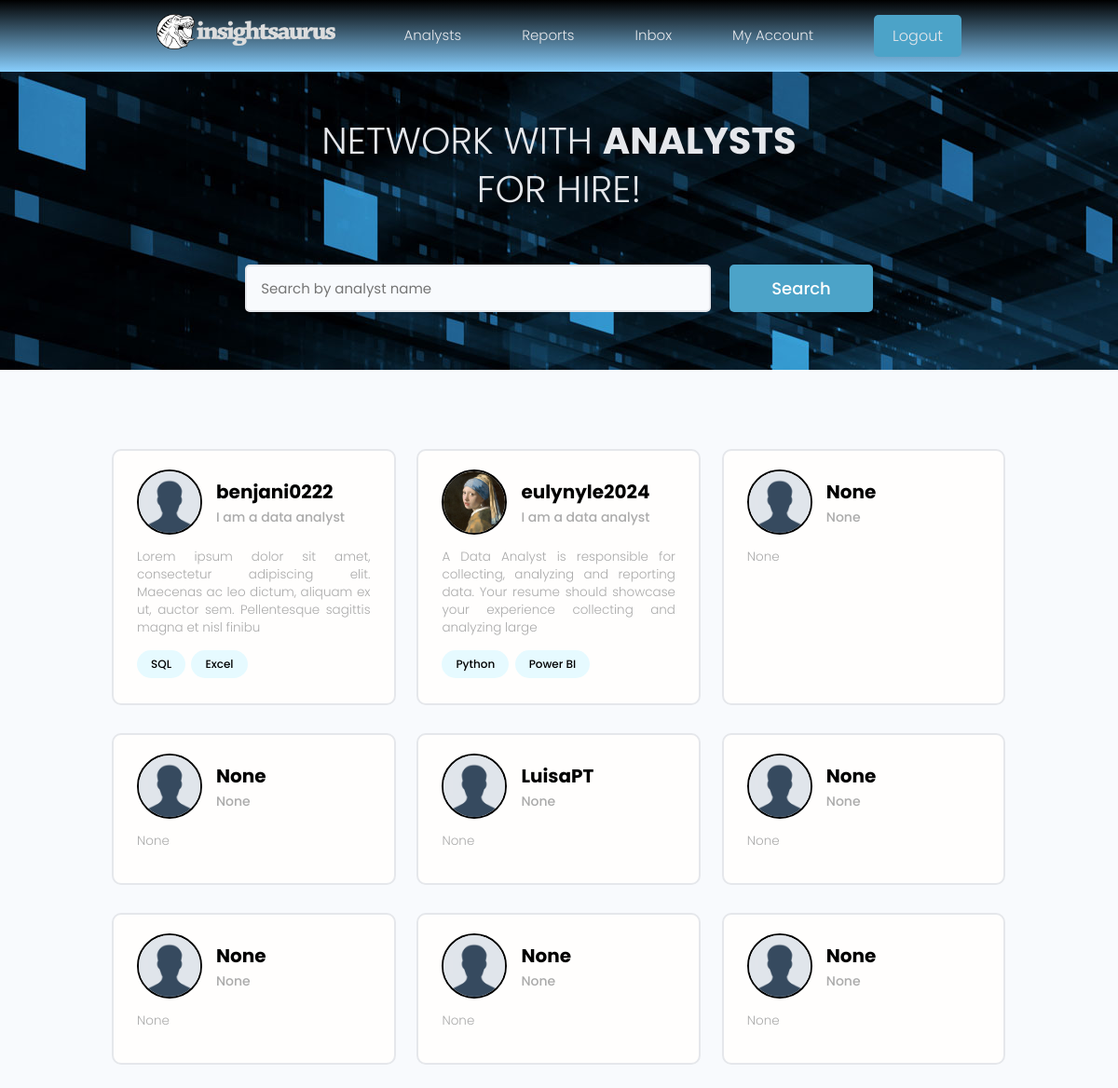
Screenshot of /users/ (signed in) with the database file from the repository.
### users/models.py (models this page shows, shortened)
class Profile(models.Model):
    user = models.OneToOneField(User, on_delete=models.CASCADE, null=True, blank=True)
    name = models.CharField(max_length=200, blank=True, null=True)
    email = models.EmailField(max_length=200, blank=True, null=True)
    username = models.CharField(max_length=200, blank=True, null=True)
    location = models.CharField(max_length=200, blank=True, null=True)
    short_bio = models.CharField(max_length=200, blank=True, null=True)
    bio = models.CharField(max_length=2000, blank=True, null=True)
    profile_image = models.ImageField(null=True, blank=True, upload_to='profiles/', default="profiles/default-profile.png")
    available = models.BooleanField(default=False)
    created = models.DateTimeField(auto_now_add=True)
    id_num = models.UUIDField(default=uuid.uuid4, unique=True, primary_key=True, editable=False)

class Skill(models.Model):
    owner = models.ForeignKey(Profile, on_delete=models.CASCADE, null=True, blank=True)
    name = models.CharField(max_length=200, blank=True, null=True)
    description = models.TextField(null=True, blank=True)
    created = models.DateTimeField(auto_now_add=True)
    id_num = models.UUIDField(default=uuid.uuid4, unique=True, primary_key=True, editable=False)
    def __str__(self):
        return str(self.name)

### users/views.py (the view)
# urls.py: path('', views.profiles, name="profiles"),
def profiles(request):
    profiles = Profile.objects.all()
    context = {'profiles': profiles}
    return render(request, 'users/profiles.html', context)

### users/templates/users/profiles.html (shortened to what this page needs)
{% extends 'main.html' %}
{% block content %}
<main class="home">
    <section class="hero-section text-center">
      <div class="container container--narrow">
        <div class="hero-section__box">
          <h2>NETWORK WITH <span>ANALYSTS</span></h2>
          <h2>FOR HIRE!</h2>
        </div>
        <div class="hero-section__search">
          <form class="form" action="#" method="get">
            <div class="form__field">
              <input class="input input--text" id="formInput#search" type="text" name="text"
                placeholder="Search by analyst name" />
            </div>
            <input class="btn btn--sub btn--lg" type="submit" value="Search" />
          </form>
        </div>
      </div>
    </section>
    <section class="devlist">
      <div class="container">
        <div class="grid grid--three">
          {% for profile in profiles %}
          <div class="column card">
            <div class="dev">
              <a href="{% url 'user-profile' profile.id_num %}" class="card__body">
                <div class="dev__profile">
                  <img class="avatar avatar--md" src="{{ profile.profile_image.url }}" alt="image" />
                  <div class="dev__meta">
                    <h3>{{ profile.username }}</h3>
                    <h5>{{ profile.short_bio|slice:"50" }}</h5>
                  </div>
                </div>
                <p class="dev__info">{{ profile.bio|slice:"150" }}</p>
                <div class="dev__skills">
                  {% for skill in profile.skill_set.all|slice:"5" %}
                  <span class="tag tag--pill tag--main">
                    <small>{{skill}}</small>
                  </span>
                  {% endfor %}
                </div>
              </a>
            </div>
          </div>
          {% endfor %}
        </div>
      </div>
    </section>
  </main>
{% endblock content %}

### static/styles/app.css (style rules this page uses)
:root { --color-sub: #000000; }
.btn--sub { background-color: var(--color-sub-light); }
.card { border: 2px solid var(--color-light); }
img { width: 100%; }
.hero-section.text-center { background: url(../images/data-analysis.jpg); }
.hero-section { height: 40vh; display: flex; align-items: center; }
.hero-section__box { margin-bottom: 4rem; }
.hero-section__box > h2, .hero-section__box > h2 > span { font-size: 4rem; color: var(--color-light); line-height: 1.3; text-transform: uppercase; }
.hero-section__box > h2 { font-weight: 300; }
.hero-section__box > h2 > span { font-weight: 700; }
.hero-section__search > .form { display: flex; align-items: center; justify-content: center; gap: 2rem; }
.hero-section__search > .form input.input--text { width: 50rem; }
.devlist { margin-top: 8rem; }
.devlist .grid { align-items: stretch; }
.devlist .dev .dev__profile { display: flex; align-items: center; gap: 1.5rem; }
.devlist .dev .dev__meta h3 { color: var(--color-sub); font-size: 2rem; font-weight: 700; }
.devlist .dev .dev__meta h5 { color: var(--color-text); font-size: 1.4rem; font-weight: 500; }
.devlist .dev .dev__info { margin: 1.5rem 0; font-size: 1.35rem; line-height: 1.4; text-align: justify; }

### static/uikit/styles/modules/_variables.css (style rules this page uses)
:root { --color-main: #000000; --color-main-light: #e6faff; --color-sub: #63D0B8; --color-sub-light: #4ca3c8; --color-sub-lighter: #ededfd; --color-text: #ababab; --color-gray: #8b8b8b; --color-light: #e5e7eb; --color-light-gray: #767676; --color-bg: #f8fafd; --color-white: #fffefd; --color-white-light: #f3f3f3; --color-success: #359e64; --color-success-bg: #def8e8; --color-error: #fc4b0b; --color-error-bg: #fff2ee; --font-base: 'Poppins', arial, helvetica, 'Segoe UI', roboto, ubuntu, sans-serif; --font-monospace: 'Fira Code', 'Courier New', courier, monospace; --font-regular: 300; --font-medium: 500; --font-bold: 700; --generic-shadow: 1px 1px 5px #00000010; --generic-transition: all 0.3s ease-in-out; }

### static/uikit/styles/modules/_base.css (style rules this page uses)
* { margin: 0; padding: 0; box-sizing: border-box; text-rendering: optimizeLegibility; color: inherit; font-size: inherit; }
html { font-size: 50%; }
@media only screen and (min-width: 480px) { html { font-size: 56.25%; } }
@media only screen and (min-width: 1200px) { html { font-size: 62.5%; } }
body { line-height: 1.6; font-weight: 400; font-size: 1.5rem; color: var(--color-text); background-color: var(--color-bg); min-height: 100vh; }

### static/uikit/styles/modules/_typography.css (style rules this page uses)
* { font-family: var(--font-base); }
h2 { font-size: 3.6rem; font-weight: var(--font-bold); }
h3 { font-size: 3.2rem; font-weight: var(--font-medium); }
h5 { font-size: 2.4rem; font-weight: var(--font-medium); }
h5, h6 { font-weight: var(--font-regular); }
p, span, strong { font-size: 1.6rem; color: var(--color-text); font-weight: var(--font-regular); }
a { padding-bottom: 2px; text-decoration: none; display: inline-block; color: var(--color-main); font-weight: var(--font-medium); }

### static/uikit/styles/modules/_utilities.css (style rules this page uses)
.container { width: 92%; max-width: 165rem; margin: 0 auto; box-sizing: border-box; }
.container--narrow { width: 92%; max-width: 120rem; }
@media screen and (min-width: 1000px) { .container { width: 90%; } }
@media screen and (min-width: 1000px) { .container--narrow { width: 85%; } }
@media screen and (min-width: 1200px) { .container { width: 80%; } }
@media screen and (min-width: 1200px) { .container--narrow { width: 72%; } }
.text-center { text-align: center; }

### static/uikit/styles/modules/_avatar.css (style rules this page uses)
.avatar { border-radius: 50%; border: 2px solid var(--color-main); object-fit: cover; }
.avatar--md { height: 7rem; width: 7rem; }

### static/uikit/styles/modules/_button.css (style rules this page uses)
.btn { display: inline-block; position: relative; cursor: pointer; background-color: var(--color-light); font-weight: var(--font-medium); color: var(--color-sub); text-decoration: none; padding: 1rem 2rem; border-radius: 0.5rem; border: none; width: -webkit-fit-content; width: -moz-fit-content; width: fit-content; height: -webkit-fit-content; height: -moz-fit-content; height: fit-content; font-size: 1.6rem; outline-width: 0; outline-color: transparent; -webkit-backface-visibility: hidden; backface-visibility: hidden; transition: all 0.3s ease-in-out; }
.btn--sub { background-color: var(--color-sub); color: var(--color-white); }
.btn--lg { font-size: 1.8rem; padding: 1.2rem 4.5rem; }

### static/uikit/styles/modules/_card.css (style rules this page uses)
.card { border-radius: 1rem; background-color: var(--color-white); border: 1.5px solid var(--color-light); width: auto; height: auto; margin-top: 0.5rem; margin-bottom: 0.5rem; overflow: hidden; }
.card__body, .card__header { padding: 2rem 2.5rem; }

### rows the page displays
Profile: profile_image (placeholder picture), username "benjani0222", short_bio "I am a data analyst", bio "Lorem ipsum dolor sit amet, consectetur adipiscing elit. Maecenas ac leo dictum, aliquam ex ut, auctor sem. Pellentesque sagittis magna et nisl finibu"
Skill: name "SQL"
Skill: name "Excel"
Profile: profile_image (picture), username "eulynyle2024", short_bio "I am a data analyst", bio "A Data Analyst is responsible for collecting, analyzing and reporting data. Your resume should showcase your experience collecting and analyzing large"
Skill: name "Python"
Skill: name "Power BI"
Profile: profile_image (placeholder picture), username "None", short_bio "None", bio "None"
Profile: profile_image (placeholder picture), username "None", short_bio "None", bio "None"
Profile: profile_image (placeholder picture), username "LuisaPT", short_bio "None", bio "None"
Profile: profile_image (placeholder picture), username "None", short_bio "None", bio "None"
Profile: profile_image (placeholder picture), username "None", short_bio "None", bio "None"
Profile: profile_image (placeholder picture), username "None", short_bio "None", bio "None"
Profile: profile_image (placeholder picture), username "None", short_bio "None", bio "None"
